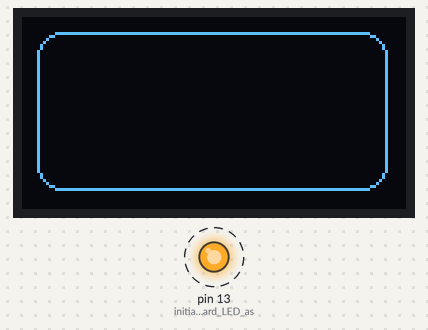
Simulated run of this sketch. Board: Arduino Uno, built with avr-gcc and run on an emulated ATmega328P. Parts: 128×64 one-colour display, output pins drawn as LEDs (lit = HIGH). Dashed ring = blinking. The display library's start-up logo is not drawn; what the sketch prints to the serial monitor is not drawn.

Above: at 2.2 s.
Timing chart, 0 to 40.0 s (numbered marks = the images above):
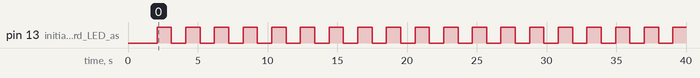

Measured:
- by itself, pin 13 (initialize_onboard_LED_as): alternates HIGH for 1.0 s and LOW for 1.0 s

The sketch:

Wemos_D1-OLED_display_128x64.ino
```cpp
// (licence header left out)
#include <Wire.h>
#include <Adafruit_GFX.h>
#include <Adafruit_SSD1306.h>

#define PROGRAM "Wemos_D1-OLED_display_128x64"
#define VERSION 1
#define DEBUG
#include "xl_debug.h"


#define OLED_RESET -1
#define SCREEN_WIDTH 128 // OLED display width, in pixels
#define SCREEN_HEIGHT 64 // OLED display height, in pixels

Adafruit_SSD1306 OLED(SCREEN_WIDTH, SCREEN_HEIGHT, &Wire, OLED_RESET);

void setup()   {
  Serial.begin(115200);
  Serial.print(PROGRAM);
  Serial.print(", version: ");
  Serial.println(VERSION);

  pinMode(LED_BUILTIN, OUTPUT);  // initialize onboard LED as output

  OLED.begin(SSD1306_SWITCHCAPVCC, 0x3C);
  OLED.display(); // display default Adafruit Logo to confirm LCD is working correctly
  delay(2000);
  OLED.clearDisplay();

  //display a pixel in each corner of the screen
  OLED.drawPixel(0, 0, WHITE);
  OLED.drawPixel(127, 0, WHITE);
  for (int i = 2; i < 64; i+=2) {
    OLED.drawPixel(0, i, WHITE);
    OLED.drawPixel(127, i, WHITE);
  }

  OLED.drawPixel(0, 63, WHITE);
  OLED.drawPixel(127, 63, WHITE);


  //Add stuff into the 'display buffer'
  OLED.setTextSize(1);
  OLED.setTextColor(WHITE);
  OLED.setCursor(27,10);
  OLED.print("caroxav");

  OLED.display(); //output 'display buffer' to screen
}

void loop() {
  digitalWrite(LED_BUILTIN, HIGH);
  OLED.clearDisplay();
  OLED.drawRoundRect(5, 5, 117, 53, 8, WHITE);
  OLED.display();
  delay(1000);
  digitalWrite(LED_BUILTIN, LOW);
  OLED.clearDisplay();
  OLED.setTextSize(1);
  OLED.setTextColor(WHITE);
  OLED.setCursor(27,10);
  OLED.print("caroxav");
  OLED.display();
  delay(1000);
}
```

xl_debug.h
```cpp
// (licence header left out)
#ifndef XL_DEBUG_H
#define XL_DEBUG_H

#ifdef DEBUG
#define DEBUG_PRINTLN(str)            \
   Serial.print(millis());            \
   Serial.print(": ");                \
   Serial.print(__PRETTY_FUNCTION__); \
   Serial.print(' ');                 \
   Serial.print(__FILE__);            \
   Serial.print(':');                 \
   Serial.print(__LINE__);            \
   Serial.print(' ');                 \
   Serial.println(str);
#else
#define DEBUG_PRINTLN(str)
#endif // DEBUG

#endif // XL_DEBUG_H
```
